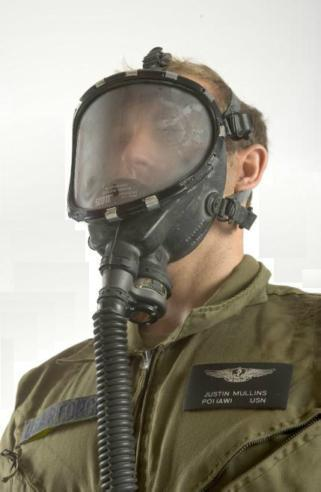
%> input picture PSID - Procesamiento de Señales e Imágenes Digitales/3. Laboratorios/3.5. Laboratorio N° 5/2018-1_lab05/08m2/08m2/app/persona.jpg, 321 x 492 px
$ octave app05_20145879_1.m   (GNU Octave 9; MATLAB toolbox functions it lacks are replaced by stand-ins)
%> lines starting %> are read from the running program, lines starting %| are printed output that depends on the picture; in (x1, y1, x2, y2) boxes, pixels count from 0 and x2, y2 are one past the last pixel; in counts of white or black regions, pixels touching at a corner belong together; the program's own positions count from 1
%% Autor: Pablo Díaz
%% Curso: PSID
%% Codigo: 20145789
%% Ciclo: 08M2
%% Guia 05
%% Problema 1

clear all;
close all;
clc;

%% Parte A
persona=double(imread('persona.jpg')); % leemos la imagen


% Sacamos los tres canales
persona_r=persona(:,:,1);
persona_g=persona(:,:,2);
persona_b=persona(:,:,3);

otsu_persona=graythresh(persona); % aplicamos otsu
%> otsu_persona = 0.498

[fil_p, col_p]=size(persona); % calculamos dimensiones
%> fil_p = 492; col_p = 963

g1=size(persona(:,:,1));
%> g1 = [492 321]
g2=size(persona(:,:,1));
%> g2 = [492 321]

umbral_manual=10;

for i=1:fil_p
    for j=1:col_p
        if persona(i,j)<=otsu_persona
            g1(i,j)=1;
        else
            g1(i,j)=0;
        end
        if persona(i,j)<=umbral_manual
            g2(i,j)=0;
        else
            g2(i,j)=1;
        end
    end
end
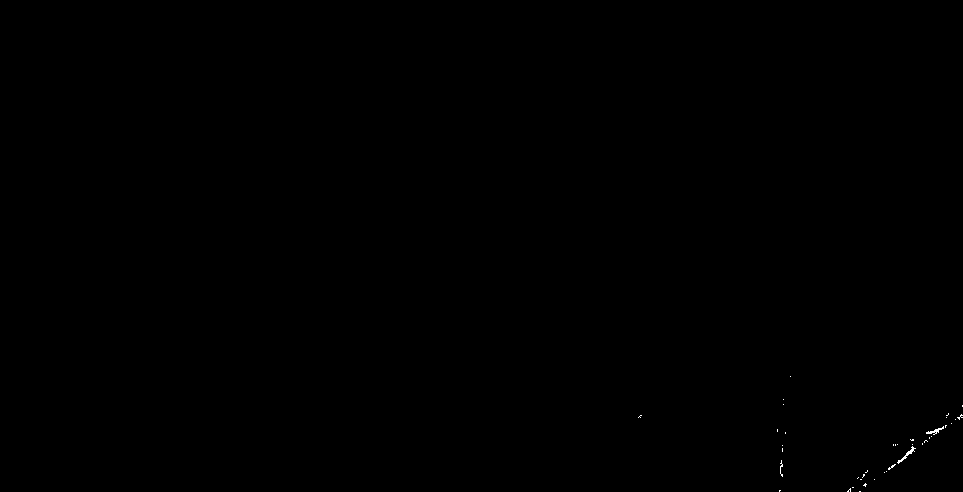
%> g1: size 492x963 double; values 0 (black) and 1 (white), 0.06% white in thin lines or dots, all inside (x1, y1, x2, y2) = (638, 376, 963, 492)
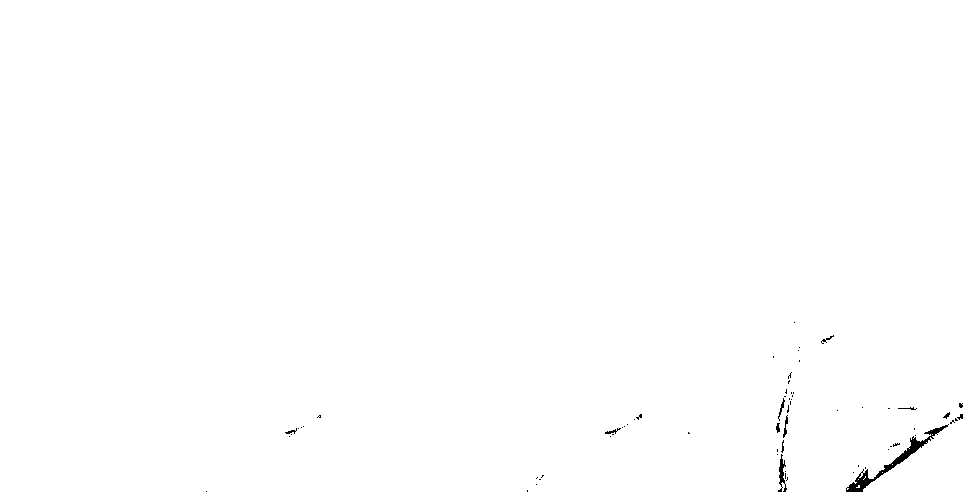
%> g2: size 492x963 double; values 0 (black) and 1 (white), 99.7% white; 67 black regions (55 under 20 px), largest, box (x1, y1, x2, y2) and area: (846, 424, 949, 492) 792, (778, 454, 787, 492) 144, (783, 415, 788, 438) 48


figure;
subplot(121),imshow(g1,[]),title('mascara 1');
subplot(122),imshow(g2,[]),title('mascara 2');


% El umbral de otsu definirá mejor
% separar ya que hay ausencia de luz en el fondo

%% Parte B

P=50;
Q=50;
% meshgrid
u_auxiliar=0:P-1;
v_auxiliar=0:Q-1;

x=find(u_auxiliar>P/2);
y=find(v_auxiliar>Q/2);

sigma=2.25;
h_Log=1*fspecial('log');

persona_log=conv2(persona_g,h_Log,'same');
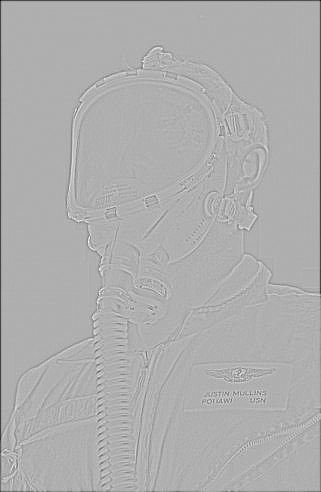
%> persona_log: size 492x321 double; min -692, max 315, mean -3.7; drawn with min black and max white

th = 0.04*max(abs(persona_log(:)));
%> th = 27.68

figure;
subplot(131); imshow(persona_log,[]); title('Logaritmo de Gausiana');
subplot(132); edge(persona_log, 'zerocross', 0, h_Log); title('Cruce por cero th = 0');
subplot(133); edge(persona_log, 'zerocross', th, h_Log); title('Cruce por cero a 0.04');


%% Parte C

h_sobel=fspecial('sobel');
h_prom=[1/9 1/9 1/9; 1/9 1/9 1/9; 1/9 1/9 1/9];
persona_sobel=conv2(persona_log,h_sobel,'same');
persona_prom=conv2(persona_log,h_prom,'same');
B=zeros(size(persona_prom));

for i=1:fil_p
    for j=1:321
       if persona_prom(i,j)>=1
           B(i,j)=0;
       else
           B(i,j)=1;
       end
    end
end
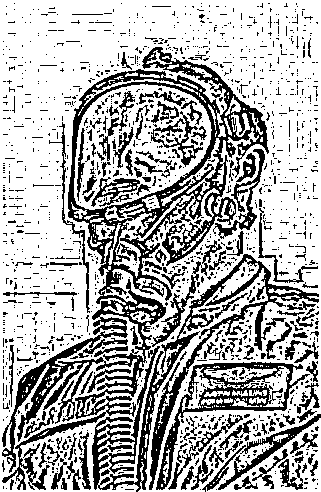
%> B: size 492x321 double; values 0 (black) and 1 (white), 69% white; 1453 black regions (1297 under 20 px), largest, box (x1, y1, x2, y2) and area: (2, 47, 269, 490) 17467, (92, 254, 319, 492) 6977, (156, 362, 310, 490) 3112


persona_caricatura=persona_r.*(1-B)-0.25.*B;

figure;
subplot(231),imshow(B,[]),title('Mascara B')
subplot(232),imshow(persona_caricatura,[]),title('Caricatura canal R');


%% Parte D
persona_h=zeros(size(persona));

P=2*492;
Q=2*321;
% meshgrid
u_auxiliar=0:P-1;
v_auxiliar=0:Q-1;

x=find(u_auxiliar>P/2);
y=find(v_auxiliar>Q/2);

u_auxiliar(x)=u_auxiliar(x)-P;
v_auxiliar(y)=v_auxiliar(y)-Q;

[v,u]=meshgrid(v_auxiliar,u_auxiliar);


for z=1:3
    for x=1:fil_p
        for y=1:321
           persona_h(x,y,z)=persona(x,y,z).*cos(0.8.*pi.*x).*cos(0.8.*pi.*y);
        end
    end
end
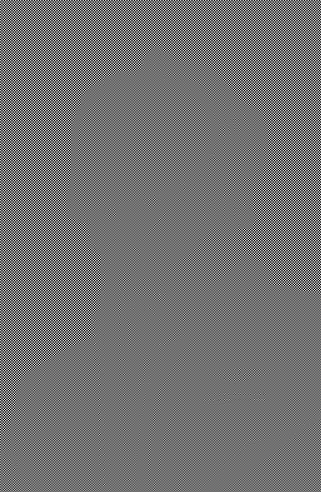
%> persona_h: size 492x321x3 double; mean R, G, B 0, 0, 0; drawn with min black and max white

subplot(233),imshow(persona_h(:,:,2),[]),title('Filtrado canal G');

%% Parte E

paisaje=double(imread('paisaje.jpg'));
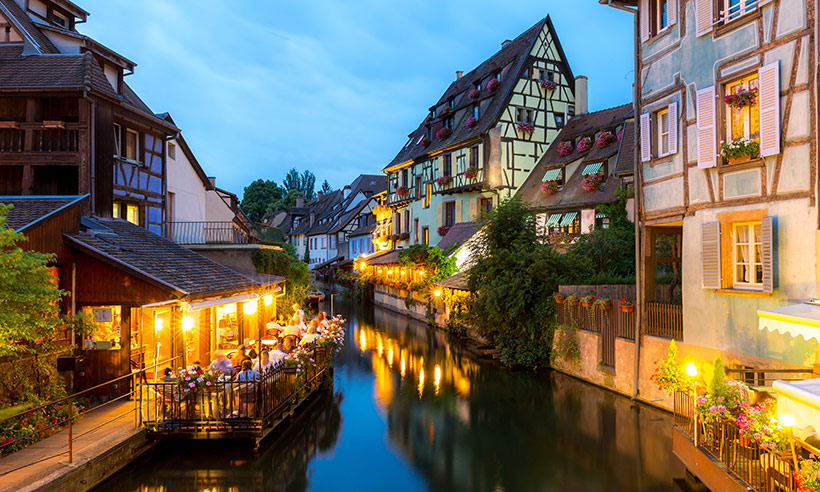
%> input picture PSID - Procesamiento de Señales e Imágenes Digitales/3. Laboratorios/3.5. Laboratorio N° 5/2018-1_lab05/08m2/08m2/app/paisaje.jpg, 820 x 492 px

%Generamos filtro gaussiano
gaus=fspecial('gaussian',[3 3],2.5);

[x,y]=meshgrid(492,820);

paisaje_fft=fft2(fftshift(paisaje));
paisaje_angle=angle(paisaje_fft);
paisaje_ifft=ifft2(paisaje_fft);

figure;
subplot(131),imshow(paisaje,[]),title('Imagen original');
subplot(132),imshow(log10(abs(paisaje_fft/255)),[]),title('Espectro magnitud');
%> after `imshow(log10(abs(paisaje_fft/255)),[])`:
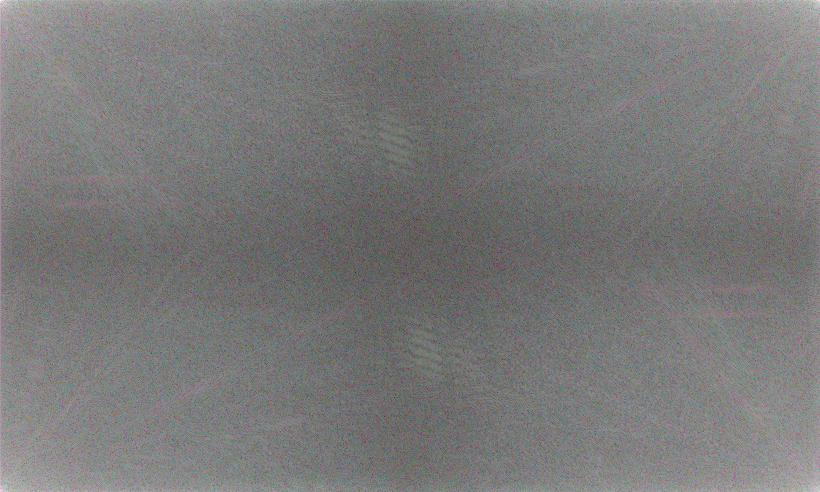
%> displayed picture: size 492x820x3, on the screen's scale of 0 to 255; mean R, G, B 121.4, 121.1, 120.8
subplot(133),imshow(paisaje_angle,[]),title('Espectro de fase');


%% Parte F
persona_h=zeros(size(paisaje));
for z=1:3
    for x=1:fil_p
        for y=1:820
          % r(x,y,z)=persona(x,y,z).*cos(0.8.*pi.*x).*cos(0.8.*pi.*y);
        end
    end
end
